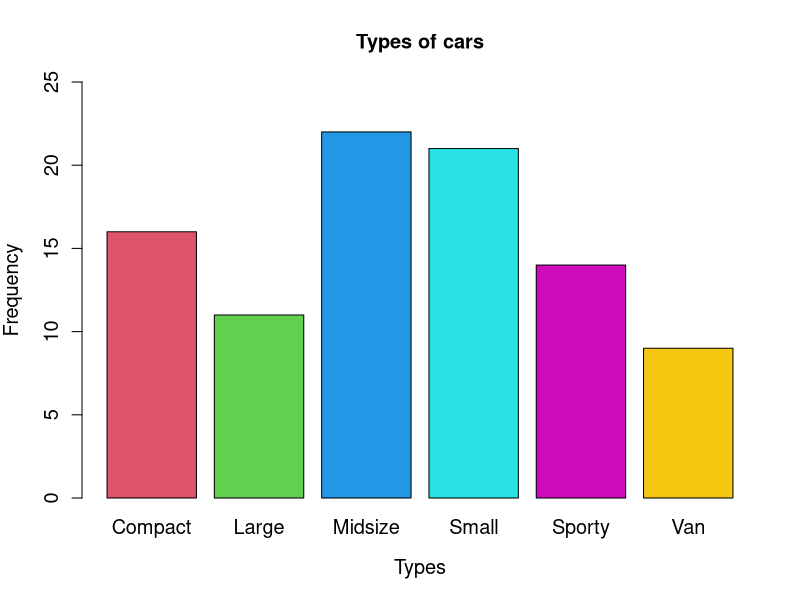
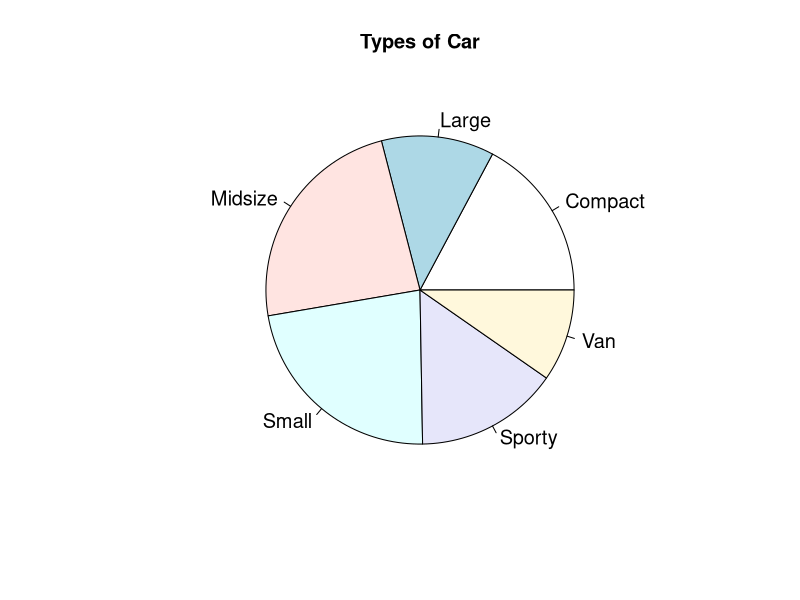
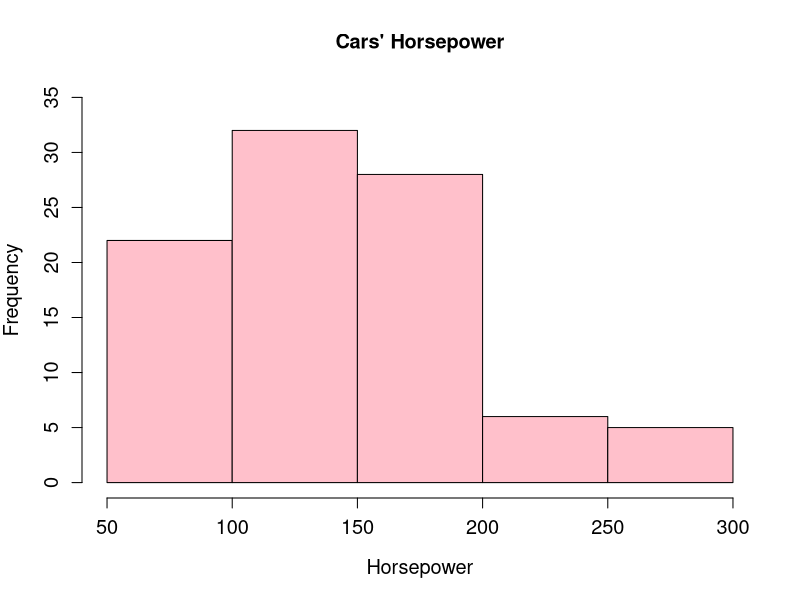
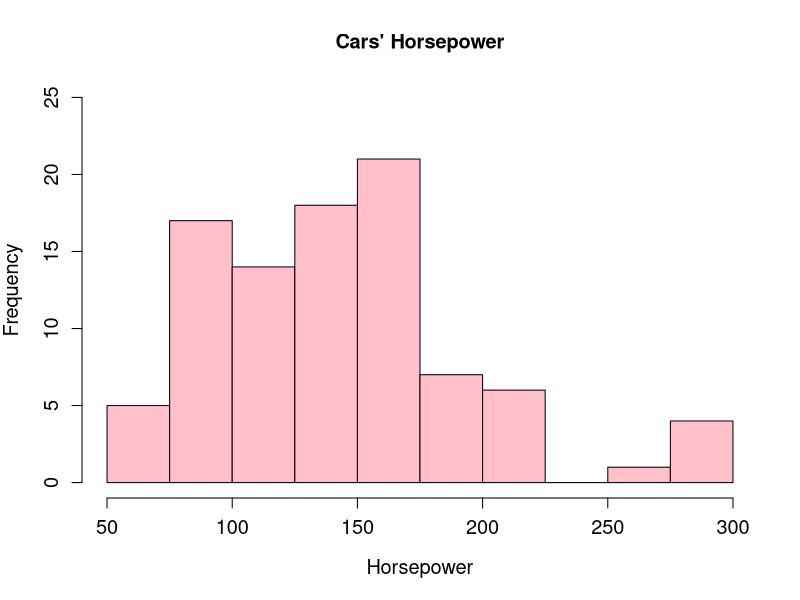
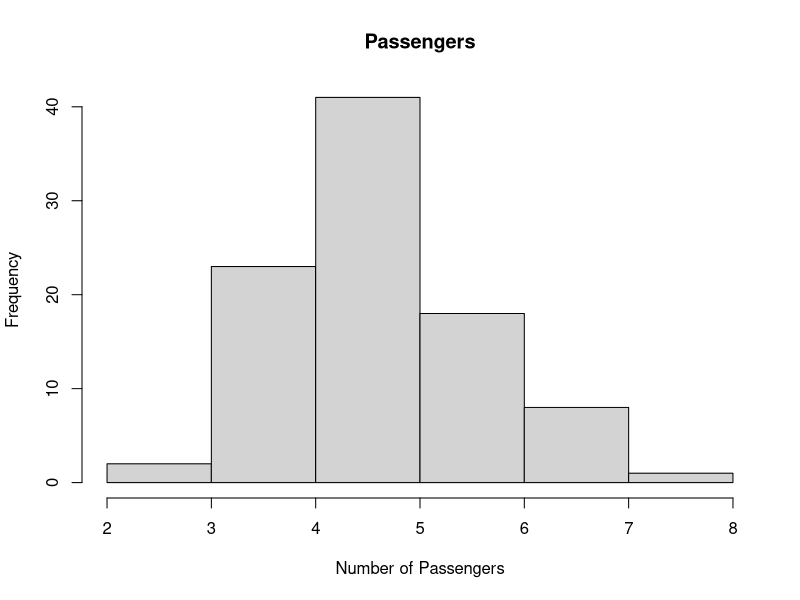
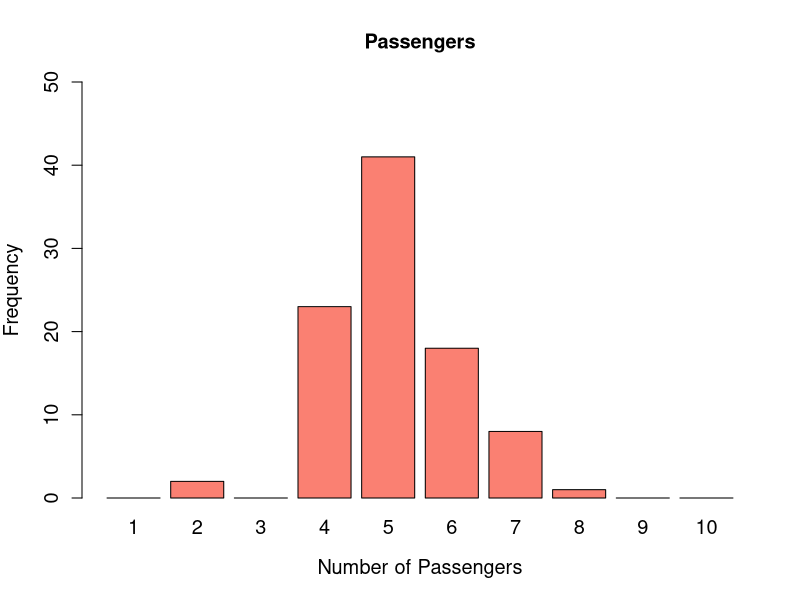
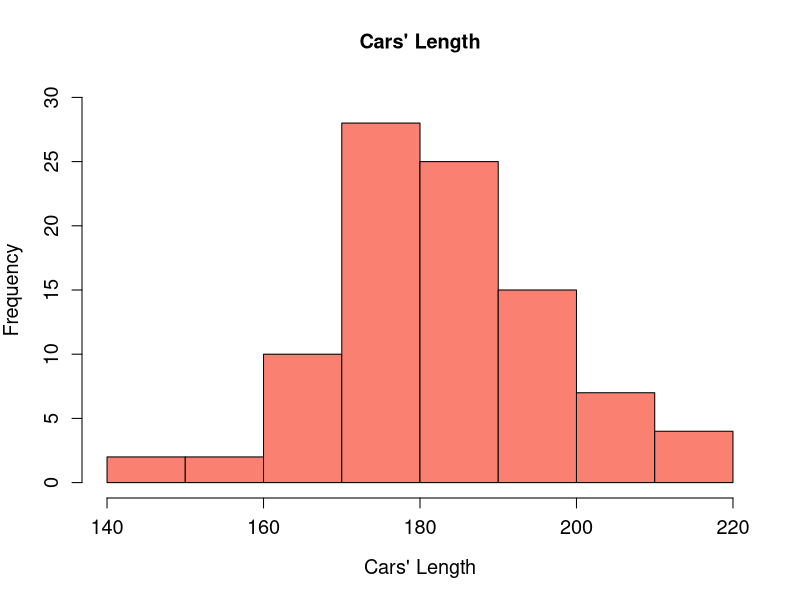

The R script that drew these images, in order:
## ---- chunk 1
# Your code goes here
## ---- chunk 2
library(MASS)
data(Cars93)
## ---- chunk 3
head(Cars93)
## ---- chunk 4
table(Cars93$Type)
round(table(Cars93$Type)/nrow(Cars93),3)

## ---- chunk 5
barplot(table(Cars93$Type), main ="Types of cars", ylab="Frequency", cex.lab = 1.2, cex.axis = 1.2, cex.names = 1.2, col=c(2:7), ylim = c(0,25), xlab ="Types")
## ---- chunk 6
pie(table(Cars93$Type), main = "Types of Car",cex = 1.2)
## ---- chunk 7
#Mode of the variable is "Midsize", because of its largest frequency compared to others.
## ---- chunk 8
hist(Cars93$Horsepower, main = "Cars' Horsepower", xlab = "Horsepower", ylab = "Frequency", col = "pink", cex.lab = 1.2,cex.axis=1.2, ylim = c(0,35))
## ---- chunk 9
hist(Cars93$Horsepower, main = "Cars' Horsepower", xlab = "Horsepower",col = "pink",ylim = c(0,25), breaks = seq(50,300,25), cex.lab = 1.2, cex.axis=1.2 )
## ---- chunk 10
#sqrt(250) = 15.8
#By rule of thumb, the suggested number of classes in histogram part (b) follows more closely.
## ---- chunk 11
# Type of variable is Numerical discrete. Using histogram does not show the numerical discrete data, instead only showing ranges of values. The exact numbers of passengers are not shown, which may lead to misinterpretation of data.

hist(Cars93$Passengers, main = "Passengers", xlab ="Number of Passengers")

## ---- chunk 12
barplot(table(factor(Cars93$Passengers,levels=1:10)), main = "Passengers", xlab = "Number of Passengers",ylab = "Frequency", col='salmon', beside=T, ylim =c(0,50), cex.names = 1.2, cex.lab = 1.2, cex.axis = 1.2)
## ---- chunk 13
hist(Cars93$Length, main = "Cars' Length" , xlab = "Cars' Length", col = "salmon", ylim = c(0,30), cex.lab = 1.2, cex.axis = 1.2)
## ---- chunk 14
#Shape of the distribution is symmetric.
## ---- chunk 15
mean(Cars93$Length)
median(Cars93$Length)
#Yes, it did. The center of the dataset is similar - around 180.
